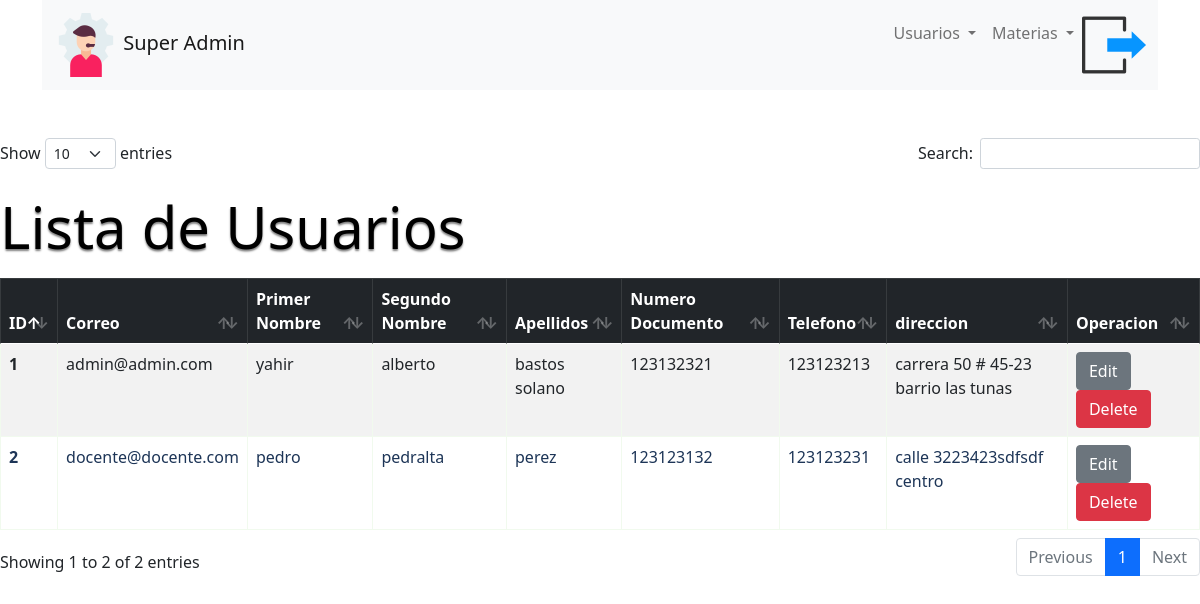
Page /consultarUsers (signed in) on the earlier database version.
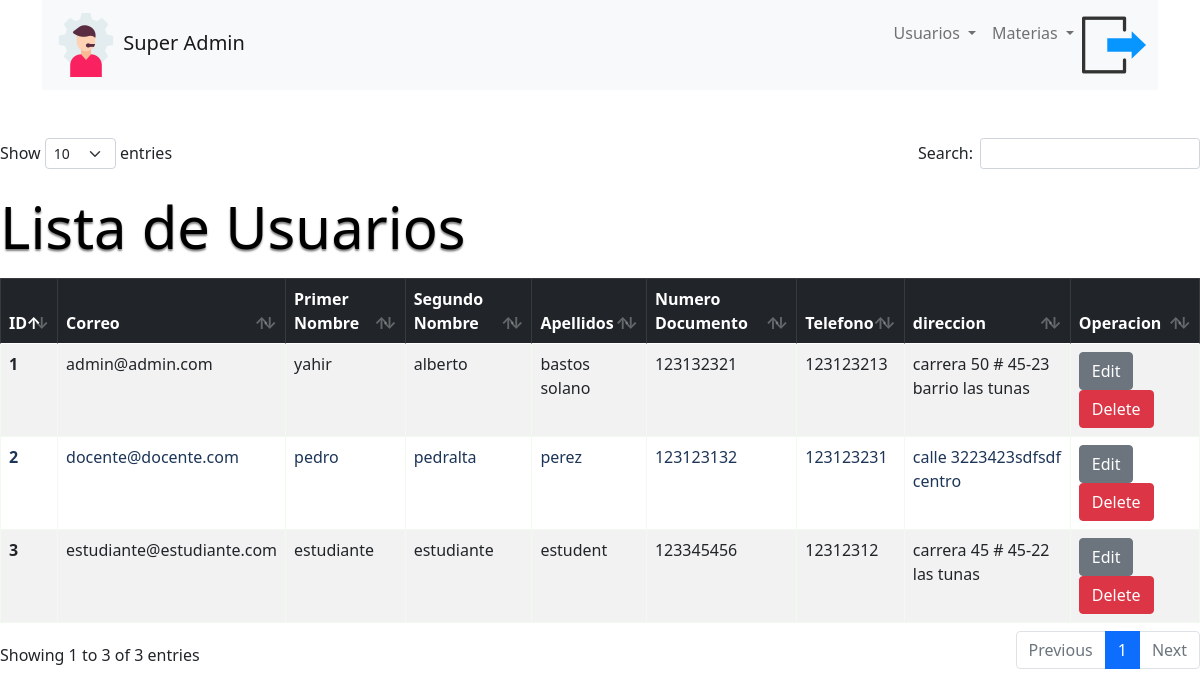
Same page on the later database version.
### tables this page shows
CREATE TABLE usuario (
	idUsuario INTEGER PRIMARY KEY AUTOINCREMENT   NOT NULL ,
	correo VARCHAR(100) NOT NULL ,
	contrasenia VARCHAR(255) NOT NULL ,
	primerNombre VARCHAR(50) NOT NULL ,
	segundoNombre VARCHAR(50) NOT NULL ,
	Apellidos VARCHAR(70) NOT NULL ,
	numDocumento VARCHAR(15) NOT NULL ,
	telefono VARCHAR(15) NOT NULL ,
	direccion VARCHAR(100) NOT NULL ,
	idTipoUsuario INTEGER NOT NULL ,
	FOREIGN KEY (idTipoUsuario) REFERENCES tipoUsuario(idTipoUsuario)
);

### app.py (the view)
@app.route('/consultarUsers')
def consultarUsers():
    db = get_db()
    cur = db.cursor()
    sQuery = "SELECT * FROM usuario"
    cur.execute(sQuery)
    data = cur.fetchall()
    cur.close()
    return render_template("superadmin/consultarUser.html", usuarios = data)

### app.py (called while the page is built)
@app.before_request
def antes_de_cada_ruta():
    ruta = request.path
    if not 'usuario' in session and ruta != "/login" and ruta != "/" and ruta != "/logout" and not ruta.startswith("/static"):
        flash("Inicia sesión para continuar")
        return redirect("/login")

### conexion.py (called while the page is built)
def get_db():
    try:
        if 'db' not in g:
            g.db=sqlite3.connect(DATABASES)
        return g.db
    except Error:
        print(Error)

### templates/superadmin/consultarUser.html (shortened to what this page needs)
{% extends 'base2.html' %}
{% block body %}
<div class="table-responsive mt-5">
<table id="consultaUser" class="table caption-top table-color table-striped table-bordered">
    <caption class="section-title-two">Lista de Usuarios</caption>
    <thead>
      <tr class="table-dark">
        <th scope="col">ID</th>
        <th scope="col">Correo</th>
        <th scope="col">Primer Nombre</th>
        <th scope="col">Segundo Nombre</th>
        <th scope="col">Apellidos</th>
        <th scope="col">Numero Documento</th>
        <th scope="col">Telefono</th>
        <th scope="col">direccion</th>
        <th scope="col">Operacion</th>
      </tr>
    </thead>
    <tbody>
        {% for user in usuarios %}
        <tr>
            <th scope="row">{{ user[0] }}</th>
            <td>{{ user[1] }}</td>
            <td>{{ user.3 }}</td>
            <td>{{ user.4 }}</td>
            <td>{{ user.5 }}</td>
            <td>{{ user.6 }}</td>
            <td>{{ user.7 }}</td>
            <td>{{ user.8 }}</td>
            <td>
                <a href="/editUser/{{ user.0 }}" class="btn btn-secondary">Edit</a>
                <a href="/deleteUser/{{ user.0 }}" class="btn btn-danger btn-delete">Delete</a>
            </td>
        </tr>
        {% endfor %}
    </tbody>
  </table>
</div>
{% endblock %}

### templates/base2.html (shortened to what this page needs)
<!DOCTYPE html>
<html lang="es">
<head>
    <link href="{{url_for('static', filename = 'css/bootstrap.min.css')}}" rel="stylesheet">
    <link href="{{url_for('static', filename = 'css/main.css')}}" rel="stylesheet">
    <link rel="stylesheet" type="text/css" href="{{url_for('static', filename = 'js/datatables.css')}}"/>
</head>
<body id="body">
    <div class="container">
        <nav class="navbar navbar-expand-lg navbar-light bg-light">
          <div class="container-fluid">
            <a class="navbar-brand" href="{{ url_for('irAdmin') }}">
              <img src="{{url_for('static', filename = 'images/icons/admin.png')}}" alt="" class="d-inline-block align-text-center img-fluid">
              Super Admin
            </a>
              <div class="collapse navbar-collapse" id="navbarNavDropdown">
                <ul class="navbar-nav ms-auto">
                  <li class="nav-item dropdown">
                    <a class="nav-link dropdown-toggle" href="#" id="navbarDropdownMenuLink" role="button" data-bs-toggle="dropdown" aria-expanded="false">
                      Usuarios
                    </a>
                  </li>
                  <li class="nav-item dropdown">
                    <a class="nav-link dropdown-toggle" href="#" id="navbarDropdownMenuLink" role="button" data-bs-toggle="dropdown" aria-expanded="false">
                      Materias
                    </a>
                  </li>
                  <li class="nav-item">
                    <a href="{{ url_for('logout') }}" class="twitter">
                        <img src="{{url_for('static', filename = 'images/icons/logout.png')}}" class="img-fluid" alt="Icono de salir aplicacion">
                    </a>
                  </li>
                </ul>
              </div>
          </div>
        </nav>
      </div>
{% block body %}
{% endblock %}
</body>
</html>

### static/css/main.css (style rules this page uses)
.section-title-two { font-size: clamp(1.2rem,calc(1rem + 3.5vw),4rem); text-shadow: 0 2px 2px rgba(0,0,0,.5); color: black; }
.table-color { color: #1d3557; border-color: #f1faee; }

### static/js/datatables.css (style rules this page uses)
table.dataTable { clear: both; margin-top: 6px !important; margin-bottom: 6px !important; max-width: none !important; border-collapse: separate !important; border-spacing: 0; }
table.dataTable td, table.dataTable th { -webkit-box-sizing: content-box; box-sizing: content-box; }
table.dataTable > thead > tr > th:not(.sorting_disabled), table.dataTable > thead > tr > td:not(.sorting_disabled) { padding-right: 30px; }
table.dataTable > thead .sorting, table.dataTable > thead .sorting_asc, table.dataTable > thead .sorting_desc, table.dataTable > thead .sorting_asc_disabled, table.dataTable > thead .sorting_desc_disabled { cursor: pointer; position: relative; }
table.dataTable > thead .sorting:before, table.dataTable > thead .sorting:after, table.dataTable > thead .sorting_asc:before, table.dataTable > thead .sorting_asc:after, table.dataTable > thead .sorting_desc:before, table.dataTable > thead .sorting_desc:after, table.dataTable > thead .sorting_asc_disabled:before, table.dataTable > thead .sorting_asc_disabled:after, table.dataTable > thead .sorting_desc_disabled:before, table.dataTable > thead .sorting_desc_disabled:after { position: absolute; bottom: 0.5em; display: block; opacity: 0.3; }
table.dataTable > thead .sorting:before, table.dataTable > thead .sorting_asc:before, table.dataTable > thead .sorting_desc:before, table.dataTable > thead .sorting_asc_disabled:before, table.dataTable > thead .sorting_desc_disabled:before { right: 1em; content: "↑"; }
table.dataTable > thead .sorting:after, table.dataTable > thead .sorting_asc:after, table.dataTable > thead .sorting_desc:after, table.dataTable > thead .sorting_asc_disabled:after, table.dataTable > thead .sorting_desc_disabled:after { right: 0.5em; content: "↓"; }
table.dataTable > thead .sorting_asc:before, table.dataTable > thead .sorting_desc:after { opacity: 1; }
table.table-bordered.dataTable { border-right-width: 0; }
table.table-bordered.dataTable thead tr:first-child th, table.table-bordered.dataTable thead tr:first-child td { border-top-width: 1px; }
table.table-bordered.dataTable th, table.table-bordered.dataTable td { border-left-width: 0; }
table.table-bordered.dataTable th:first-child, table.table-bordered.dataTable th:first-child, table.table-bordered.dataTable td:first-child, table.table-bordered.dataTable td:first-child { border-left-width: 1px; }
table.table-bordered.dataTable th:last-child, table.table-bordered.dataTable th:last-child, table.table-bordered.dataTable td:last-child, table.table-bordered.dataTable td:last-child { border-right-width: 1px; }
table.table-bordered.dataTable th, table.table-bordered.dataTable td { border-bottom-width: 1px; }
table.dataTable.table-striped > tbody > tr:nth-of-type(2n+1) { --bs-table-accent-bg: transparent; }
table.dataTable.table-striped > tbody > tr.odd { --bs-table-accent-bg: var(--bs-table-striped-bg); }

Differences in the rows shown:
added usuario: idUsuario "3", correo "estudiante@estudiante.com", primerNombre "estudiante", segundoNombre "estudiante", Apellidos "estudent", numDocumento "123345456", telefono "12312312", direccion "carrera 45 # 45-22 las tunas"
Other differences:
text written by a page script: "Show entries Search: Showing 1 to 2 of 2 entries Previous 1 Next" → "Show entries Search: Showing 1 to 3 of 3 entries Previous 1 Next"
